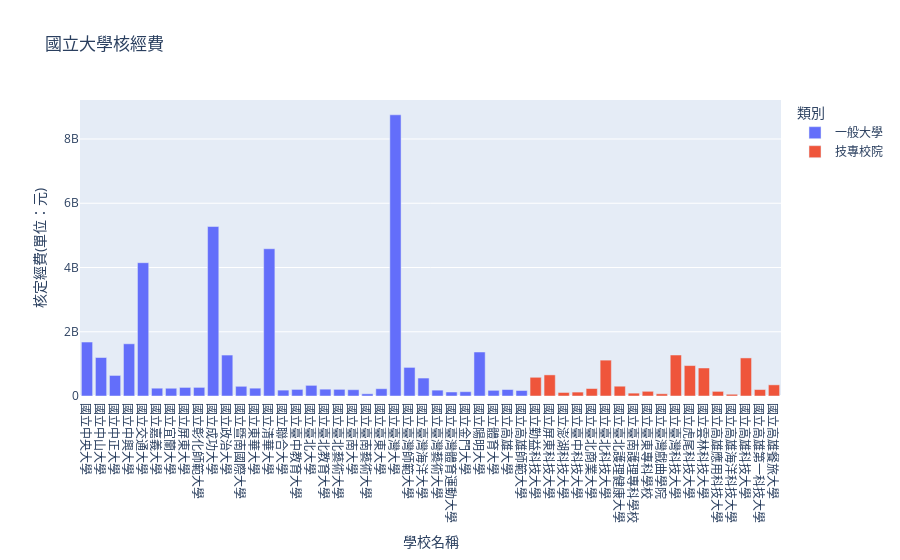

The cell this chart's notebook holds for it:
### Code cell
import plotly.express as px
fig = px.bar(national_universities, x="學校名稱", y="核定經費(單位：元)", color="類別", title="國立大學核經費")
fig.show()

### Figure 1 — Plotly figure (JSON) as saved in the notebook; plotly's stock layout.template omitted (floating-point values rounded to 4 significant figures)
{"data": [{"alignmentgroup": "True", "hovertemplate": "類別=一般大學<br>學校名稱=%{x}<br>核定經費(單位：元)=%{y}<extra></extra>", "legendgroup": "一般大學", "marker": {"color": "#636efa", "pattern": {"shape": ""}}, "name": "一般大學", "offsetgroup": "一般大學", "orientation": "v", "showlegend": true, "textposition": "auto", "type": "bar", "x": ["國立中央大學", "國立中山大學", "國立中正大學", "國立中興大學", "國立交通大學", "國立嘉義大學", "國立宜蘭大學", "國立屏東大學", "國立彰化師範大學", "國立成功大學", "國立政治大學", "國立暨南國際大學", "國立東華大學", "國立清華大學", "國立聯合大學", "國立臺中教育大學", "國立臺北大學", "國立臺北教育大學", "國立臺北藝術大學", "國立臺南大學", "國立臺南藝術大學", "國立臺東大學", "國立臺灣大學", "國立臺灣師範大學", "國立臺灣海洋大學", "國立臺灣藝術大學", "國立臺灣體育運動大學", "國立金門大學", "國立陽明大學", "國立體育大學", "國立高雄大學", "國立高雄師範大學"], "xaxis": "x", "y": [1680194517, 1198557694, 639903242, 1625272828, 4149500328, 243223271, 241284960, 267198963, 267992374, 5275852760, 1274373074, 301829579, 243857359, 4583361981, 182938483, 205196758, 331300045, 212759309, 206694381, 196572939, 68497203, 227078828, 8753601336, 890344664, 558711670, 182472109, 124841361, 134561052, 1369682436, 176295050, 201286703, 170518983], "yaxis": "y"}, {"alignmentgroup": "True", "hovertemplate": "類別=技專校院<br>學校名稱=%{x}<br>核定經費(單位：元)=%{y}<extra></extra>", "legendgroup": "技專校院", "marker": {"color": "#EF553B", "pattern": {"shape": ""}}, "name": "技專校院", "offsetgroup": "技專校院", "orientation": "v", "showlegend": true, "textposition": "auto", "type": "bar", "x": ["國立勤益科技大學", "國立屏東科技大學", "國立澎湖科技大學", "國立臺中科技大學", "國立臺北商業大學", "國立臺北科技大學", "國立臺北護理健康大學", "國立臺南護理專科學校", "國立臺東專科學校", "國立臺灣戲曲學院", "國立臺灣科技大學", "國立虎尾科技大學", "國立雲林科技大學", "國立高雄應用科技大學", "國立高雄海洋科技大學", "國立高雄科技大學", "國立高雄第一科技大學", "國立高雄餐旅大學"], "xaxis": "x", "y": [582375371, 657204305, 109995988, 122008361, 232477903, 1116716101, 304810991, 88904294, 145978825, 69541609, 1275575036, 947297487, 871855828, 143890341, 54220100, 1185199835, 201230000, 347286446], "yaxis": "y"}], "layout": {"barmode": "relative", "legend": {"title": {"text": "類別"}, "tracegroupgap": 0}, "title": {"text": "國立大學核經費"}, "xaxis": {"anchor": "y", "domain": [0, 1], "title": {"text": "學校名稱"}}, "yaxis": {"anchor": "x", "domain": [0, 1], "title": {"text": "核定經費(單位：元)"}}}}
